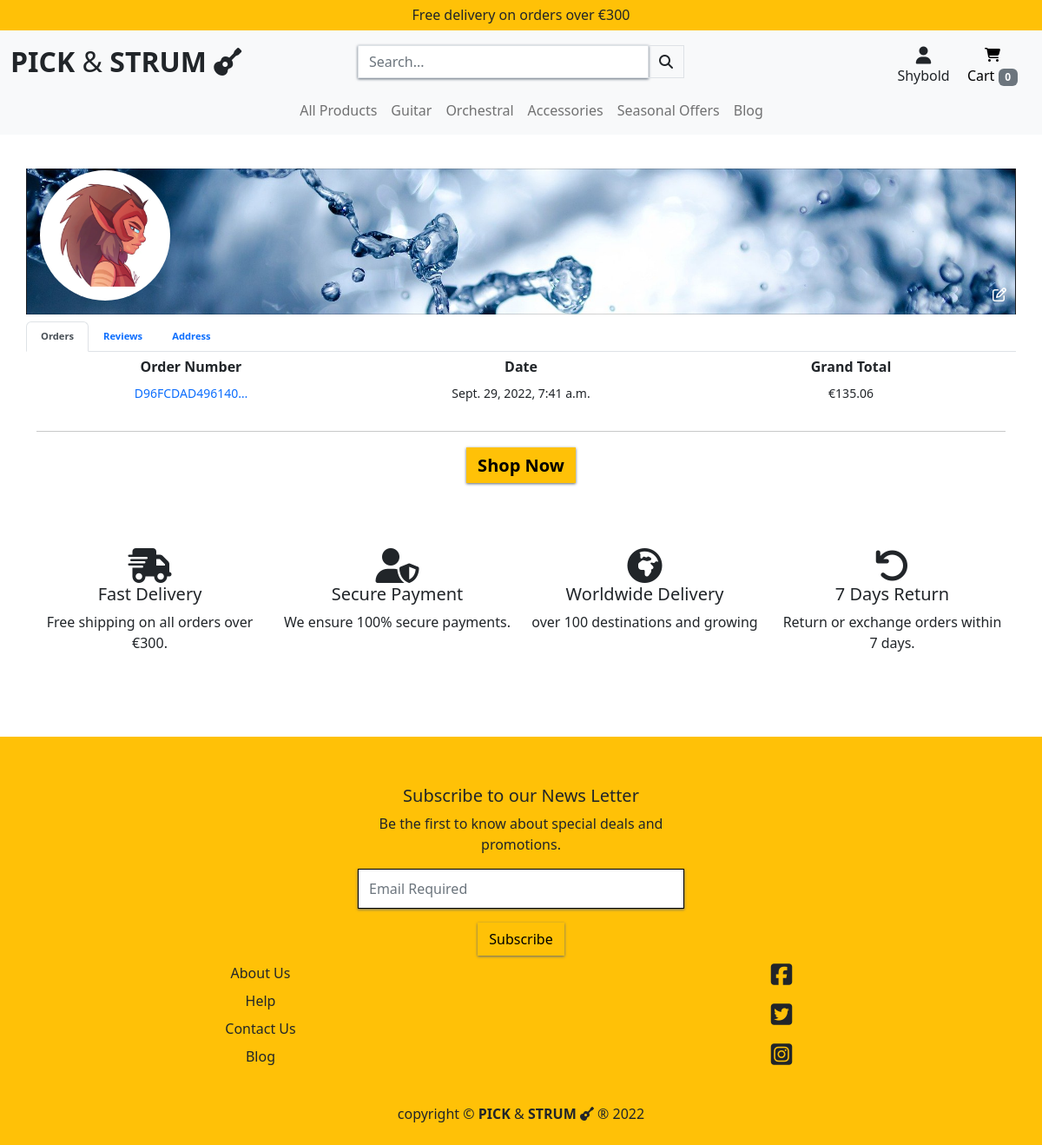
/profile/ (signed in), run on the app's committed database.
### profiles/models.py (models this page shows, shortened)
class UserProfile(models.Model):
    user = models.OneToOneField(User, on_delete=models.CASCADE)
    default_phone_number = models.CharField(
        max_length=20, null=True, blank=True)
    default_street_address1 = models.CharField(
        max_length=80, null=True, blank=True)
    default_street_address2 = models.CharField(
        max_length=80, null=True, blank=True)
    default_town_or_city = models.CharField(
        max_length=40, null=True, blank=True)
    default_county = models.CharField(
        max_length=80, null=True, blank=True)
    default_postcode = models.CharField(
        max_length=20, null=True, blank=True)
    default_country = CountryField(
        blank_label='Country', null=True, blank=True)
    image = models.ImageField(null=True, blank=True)
    cover_photo = models.CharField(
        max_length=20, choices=COVER_PHOTO, default='Cool')

### checkout/models.py (models this page shows, shortened)
class Order(models.Model):
    user_profile = models.ForeignKey(
        UserProfile, on_delete=models.SET_NULL,
        null=True, blank=True, related_name='orders'
        )
    full_name = models.CharField(max_length=50, null=False, blank=False)
    order_number = models.CharField(max_length=32, null=False, editable=False)
    email = models.EmailField(max_length=254, null=False, blank=False)
    phone_number = models.CharField(max_length=20, null=False, blank=False)
    date = models.DateTimeField(auto_now_add=True)
    street_address1 = models.CharField(max_length=80, null=False, blank=False)
    street_address2 = models.CharField(max_length=80, null=True, blank=True)
    town_or_city = models.CharField(max_length=40, null=False, blank=False)
    postcode = models.CharField(max_length=20, null=True, blank=True)
    county = models.CharField(max_length=80, null=True, blank=True)
    country = CountryField(blank_label='Country *', null=False, blank=False)
    delivery_cost = models.DecimalField(
        max_digits=6, decimal_places=2, null=False, default=0)
    order_total = models.DecimalField(
        max_digits=10, decimal_places=2, null=False, default=0)
    grand_total = models.DecimalField(
        max_digits=10, decimal_places=2, null=False, default=0)
    original_cart = models.TextField(null=False, blank=False, default='')
    stripe_pid = models.CharField(
        max_length=254, null=False, blank=False, default='')

### profiles/views.py (the view)
# urls.py: path('profile/', include('profiles.urls')),
@login_required
def profile(request):
    profile = get_object_or_404(UserProfile, user=request.user)
    reviews = Review.objects.filter(name=request.user)
    image_form = ProfileImageForm(
        request.POST or None,
        request.FILES or None,
        instance=profile
    )
    if image_form.is_valid():
        image_form.save()
        return redirect('profile')
    orders = profile.orders.all().order_by("-date")
    context = {
        'profile': profile,
        'orders': orders,
        'image_form': image_form,
        'reviews': reviews,
        'profile_page': True
    }
    return render(request, 'profiles/profile.html', context)

### profiles/forms.py
class ProfileImageForm(forms.ModelForm):
    COVER_PHOTO = (
        ('Cool', 'Cool'),
        ('Goth', 'Goth'),
        ('Serenity', 'Serenity'),
        ('Rock', 'Rock')
        )
    cover_photo = forms.CharField(
        widget=forms.RadioSelect(choices=COVER_PHOTO))
    class Meta:
        model = UserProfile
        fields = (
            'cover_photo',
            'image',
        )
    def __init__(self, *args, **kwargs):
        super().__init__(*args, **kwargs)
        for field in self.fields:
            self.fields[field].label = False
            self.fields[field].widget.attrs['class'] = 'form-styling'

### cart/contexts.py (called while the page is built, shortened)
def cart_contents(request):
    cart_items = []
    total = 0
    product_count = 0
    cart = request.session.get('cart', {})
    if total < settings.FREE_DELIVERY_THRESHOLD:
        delivery = total * Decimal(settings.STANDARD_DELIVERY_PERCENTAGE / 100)
        free_delivery_delta = settings.FREE_DELIVERY_THRESHOLD - total
    else:
        delivery = 0
        free_delivery_delta = 0
    grand_total = delivery + total
    context = {
        'cart_items': cart_items,
        'total': total,
        'product_count': product_count,
        'delivery': delivery,
        'free_delivery_delta': free_delivery_delta,
        'free_delivery_threshold': settings.FREE_DELIVERY_THRESHOLD,
        'grand_total': grand_total,
    }
    return context

### profiles/templates/profiles/profile.html (shortened to what this page needs)
{% extends "base.html" %}
{% load static %}
{% block extra_css %}
<link rel="stylesheet" href="{% static 'profiles/css/profile.css' %}">
{% endblock %}
{% block page_header %}
<div class="container header-backspace">
</div>
{% endblock %}
{% block content %}
<div class="container mt-4">
    <div class="row">
            {% if profile.cover_photo == 'Cool' %}
                <div class="card text-bg-dark mb-2 profile-header rounded-0 cool">
            {% elif profile.cover_photo == 'Goth' %}
                <div class="card text-bg-dark mb-2 profile-header rounded-0 goth">
            {% elif profile.cover_photo == 'Serenity' %}
                <div class="card text-bg-dark mb-2 profile-header rounded-0 serenity">
            {% else %}
                <div class="card text-bg-dark mb-2 profile-header rounded-0 rock">
            {% endif %}
                {% if profile.image %}
                <img class="profile-image" src="{{ profile.image.url }}" alt="profile image">
                {% else %}
                <img class="profile-image float-start" src="{{ MEDIA_URL }}noimage.png" alt="profile image not available">
                {% endif %}
            <a class="edit-icon" data-bs-toggle="collapse" href="#pic-edit" role="button" aria-expanded="false"
              aria-controls="edit profile pictures collapse button">
              <i class="far fa-edit text-white"></i>
            </a>
          </div>
      </div>
      <div class="row">
          <ul class="nav nav-tabs mb-2" id="myTab" role="tablist">
            <li class="nav-item" role="presentation">
              <button class="nav-link active text-resp" id="home-tab" data-bs-toggle="tab" data-bs-target="#home"
                type="button" role="tab" aria-controls="home" aria-selected="true">Orders</button>
            </li>
            <li class="nav-item" role="presentation">
              <button class="nav-link text-resp" id="profile-tab" data-bs-toggle="tab" data-bs-target="#profile"
                type="button" role="tab" aria-controls="profile" aria-selected="false">Reviews</button>
            </li>
            <li class="nav-item text-resp" role="presentation">
              <button class="nav-link" id="settings-tab" data-bs-toggle="tab" data-bs-target="#settings" type="button"
                role="tab" aria-controls="settings" aria-selected="false">Address</button>
            </li>
          </ul>
          <div class="tab-content">
            <div class="tab-pane active" id="home" role="tabpanel" aria-labelledby="home-tab" tabindex="0">
              {% if orders %}
              <div class="row d-none d-md-flex text-center">
                <div class="col-md-4"><h6><strong>Order Number</strong></h6></div>
                <div class="col-md-4"><h6><strong>Date</strong></h6></div>
                <div class="col-md-4"><h6><strong>Grand Total</strong></h6></div>
              </div>
              {% for order in orders %}
              <div class="row d-none d-md-flex text-center">
                <div class="col-md-4"><a class="text-decoration-none" href="{% url 'order_history' order.order_number %}" title="{{order.order_number}}">
                  <small>{{order.order_number|truncatechars:15}}</small></a>
                </div>
                <div class="col-md-4"><small>{{ order.date }}</small></div>
                <div class="col-md-4"><small>€{{ order.grand_total }}</small></div>
              </div>
              {% endfor %}
              {% else %}
              <div class="text-center mt-3">
                <h6>Your Order History is currently empty.</h6>
              </div>
              {% endif %}
            </div>
          </div>
        </div>
      </div>
      {% include 'includes/mood_choices.html' %}
      {% include 'includes/trust-stm.html' %}
      {% endblock %}

### templates/base.html (shortened to what this page needs)
{% load static %}
<!DOCTYPE html>
<html lang="en">
  <head>
    {% block corecss %}
        <link href="https://cdn.jsdelivr.net/npm/bootstrap@5.2.1/dist/css/bootstrap.min.css" rel="stylesheet">
        <link rel="stylesheet" href="{% static 'css/base.css' %}">
    {% endblock %}
    {% block extra_css %}
    {% endblock %}
  </head>
  <body>
    <header class="container-fluid fixed-top">
        {% if not on_blog %}
        <div class="row bg-warning py-2">
            <div class="col text-center">
            <h6 class="m-0">Free delivery on orders over €{{ free_delivery_threshold }}</h6>
            </div>
        </div>
        {% endif %}
        <div class="row bg-light d-none d-lg-flex pt-2">
            <div class="col-12 col-lg-4 text-lg-start my-auto py-1 py-lg-0">
            <a href="{% url 'home' %}" class="navbar-brand fs-2">
                <span class="my-0"><strong>PICK </strong>&<strong> STRUM</strong> </span><i class="fas fa-guitar"></i>
            </a>
            </div>
            <div class="col-12 col-lg-4 my-auto py-1 py-lg-0">
            <form action="{% url 'products' %}" method="GET">
                <div class="input-group w-100">
                <input class="form-control border rounded-0" type="text" name="q" placeholder="Search...">
                <div class="input-group-append">
                    <button class="form-control btn border rounded-0" type="submit">
                    <span class="icon">
                        <i class="fas fa-search"></i>
                    </span>
                    </button>
                </div>
                </div>
            </form>
            </div>
            <div class="col-12 col-lg-4 my-auto py-1 py-lg-0">
            <ul class="list-inline list-unstyled text-center text-lg-end my-0 pt-2">
                <li class="list-inline-item dropdown me-3">
                <a class="nav-link" href="#" role="button" id="user-options" data-bs-toggle="dropdown"
                    aria-expanded="false">
                    <div class="text-center">
                    <div><i class="fas fa-user fa-lg"></i></div>
                    {% if request.user.is_authenticated %}
                        <p class="my-0">{{ user.username }}</p>
                    {% else %}
                        <p class="my-0">My Account</p>
                    {% endif %}
                    </div>
                </a>
                </li>
                <li class="list-inline-item me-3">
                <a class="{% if product_count %}text-info font-weight-bold{% else %}text-black{% endif %} nav-link" href="{% url 'view_cart' %}">
                    <div class="text-center">
                        <div><i class="fas fa-shopping-cart"></i></div>
                            {% if product_count %}
                                <p class="my-0">Cart <span class="badge text-bg-secondary">{{ product_count }}</span></p>
                            {% else %}
                                <p class="my-0">Cart <span class="badge text-bg-secondary">0</span></p>
                            {% endif %}
                    </div>
                </a>
                </li>
            </ul>
            </div>
        </div>
    <div class="row">
        <nav class="navbar navbar-expand-lg navbar-light bg-light w-100 p-2">
            {% include 'includes/main-nav.html' %}
        </nav>
    </div>
    </header>
    {% block page_header %}
    {% endblock %}
    {% block content %}
    {% endblock %}
  <footer class="container-fluid bg-warning text-center py-3">
        <div class="row mt-3 justify-content-center">
          <div class="col-12 col-lg-4"></div>
            <div class="col-12 col-md-6 col-lg-4">
                <div id="mc_embed_signup" class="mail-chimp-box">
                  <form
                    action="https://gmail.us14.list-manage.com/subscribe/post?u=2f7dbdbcc9a2cdb4acadbcbc5&amp;id=a6c7c4e7e1&amp;f_id=003a66e3f0"
                    method="post" id="mc-embedded-subscribe-form" name="mc-embedded-subscribe-form" class="validate pt-4"
                    target="_blank" novalidate>
                    <div id="mc_embed_signup_scroll">
                      <h5>Subscribe to our News Letter</h5>
                      <p>Be the first to know about special deals and promotions.  </p>
                      <div class="mc-field-group">
                        <input type="email" value="" name="EMAIL" class="required email form-control" id="mce-EMAIL" required placeholder="Email Required">
                      </div>
                      <div class="optionalParent">
                        <div class="clear foot">
                          <input type="submit" value="Subscribe" name="subscribe" id="mc-embedded-subscribe" class="btn button mt-3">
                        </div>
                      </div>
                    </div>
                  </form>
                </div>
          </div>
          <div class="col-12 col-lg-4"></div>
        </div>
    <div class="row">
        <div class="col-12 col-lg-6">
            <ul class="list-unstyled">
                <li><a class="nav-link pt-2" href="{% url 'about_us' %}">About Us</a></li>
                <li><a class="nav-link pt-2" href="">Help</a></li>
                <li><a class="nav-link pt-2" href="{% url 'contact_us' %}">Contact Us</a></li>
                <li><a class="nav-link pt-2" href="{% url 'blog_home' %}">Blog</a></li>
            </ul>
        </div>
        <div class="col-12 col-lg-6">
            <ul class="list-unstyled d-flex flex-lg-column justify-content-center">
                <li><a class="nav-link p-2" href=""><i class="fab fa-facebook-square fs-3"></i></a></li>
                <li><a class="nav-link p-2" href=""><i class="fab fa-twitter-square fs-3"></i></a></li>
                <li><a class="nav-link p-2" href=""><i class="fab fa-instagram-square fs-3"></i></a></li>
            </ul>
        </div>
    </div>
    <div class="row mt-2">
        <div class="col-12">
            <p class="my-2">copyright &#169; <span class="my-0"><strong>PICK </strong>&<strong> STRUM</strong> </span><i class="fas fa-guitar"></i> &reg; <span
                id="copy-right1"></span>
            </p>
        </div>
    </div>
  </footer>
  </body>
</html>

### static/css/base.css (style rules this page uses)
* { padding: 0; margin: 0; box-sizing: border-box; }
:root { --white: #fff; --light-grey: #ccc; --black: #000; }
.header-backspace { padding-top: 200px; }
input, .allauth-form-inner-content input, .mail-chimp-box input, .form-styling { box-sizing: border-box; border: 1px solid #000; border-radius: 0px; background-color: white; padding: 10px 12px; box-shadow: 0 1px 3px 0 #5d6977; -webkit-transition: box-shadow 150ms ease; transition: box-shadow 150ms ease; }
.allauth-form-inner-content button, .allauth-form-inner-content input[type='submit'], .mail-chimp-box input[type='submit'], .form-styling input[type='submit'], .fancy-btn { font-weight: 400; color: #000; text-align: center; vertical-align: middle; -webkit-user-select: none; -moz-user-select: none; -ms-user-select: none; user-select: none; background-color: #ffc107; ; border: 1px solid #ffc107; ; padding: .375rem .75rem; font-size: 1rem; line-height: 1.5; border-radius: 0; box-shadow: 0 1px 3px 0 #5d6977; -webkit-transition: box-shadow 150ms ease; transition: box-shadow 150ms ease; }
@media (min-width: 992px) { .header-backspace { padding-top: 170px; } }

### profiles/static/profiles/css/profile.css (style rules this page uses)
.profile-header { height: 21vh; position: relative; }
.edit-icon { position: absolute; right: 10px; bottom: 10px; }
.profile-image { height: 150px; width: 150px; border-radius: 100px; position:absolute; left:15px; bottom: 15px; }
.text-resp { font-size: clamp(0.7rem, 0.9vw, 1.2rem); font-weight: bold; }
.cool { background: url(/media/page-designs/cool.jpg) no-repeat center center; background-size: cover; }

### data on the page
UserProfile: image (picture)
Order: order_number "D96FCDAD496140…", date "Sept. 29, 2022, 7:41 a.m.", grand_total "135.06"

### other printed values
{{ free_delivery_threshold }} "300"
{{ user.username }} "Shybold"
